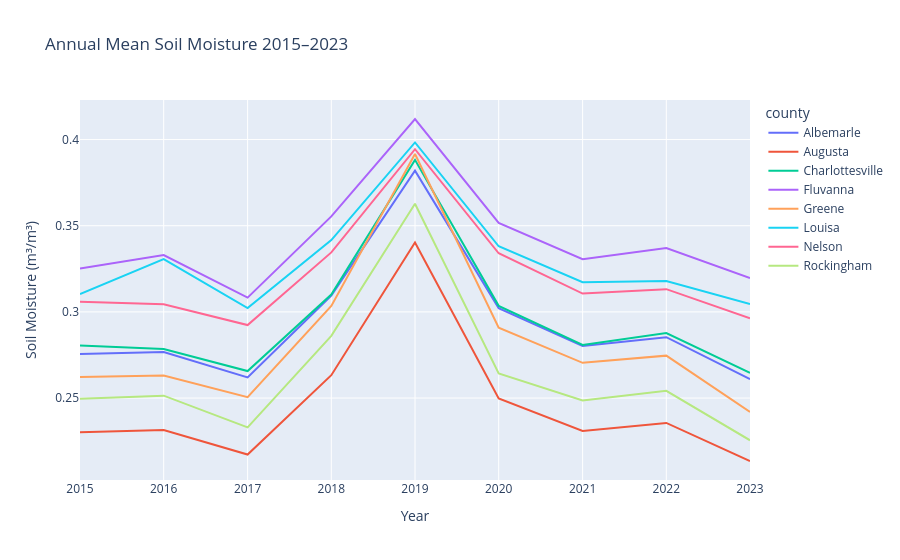

Notebook code for this chart:
### Code cell
import plotly.express as px
import plotly.io as pio

CONTENT_TYPES = {
    ".json": "application/json",
    ".csv":  "text/csv",
    ".png":  "image/png",
    ".html": "text/html",
}

# ── Chart A: SMAP Soil Moisture Time Series ───────────────────────────────────
fig_smap = px.line(
    smap_df,
    x      = "date",
    y      = "sm_mean_m3m3",
    color  = "county",
    title  = "Annual Mean Soil Moisture 2015–2023",
    labels = {"sm_mean_m3m3": "Soil Moisture (m³/m³)", "date": "Year"},
)
pio.write_json(fig_smap,   f"{OUTPUT_DIR}/smap_timeseries.json")
fig_smap.write_image(      f"{OUTPUT_DIR}/smap_timeseries.png", width=900, height=450)
fig_smap.show()

# ── Chart B: Canopy Cover Comparison Bar Chart ────────────────────────────────
fig_canopy = px.bar(
    canopy_df,
    x       = "jurisdiction",
    y       = ["canopy_2015_pct", "canopy_2020_pct"],
    barmode = "group",
    title   = "Tree Canopy Cover (%) — 2015/2016 vs 2020",
    labels  = {"value": "Canopy Cover (%)", "variable": "Year"},
)
pio.write_json(fig_canopy, f"{OUTPUT_DIR}/canopy_cover_bar.json")
fig_canopy.write_image(    f"{OUTPUT_DIR}/canopy_cover_bar.png", width=900, height=450)
fig_canopy.show()

# ── Export CSVs and JSONs ─────────────────────────────────────────────────────
smap_df.to_csv(   f"{OUTPUT_DIR}/smap_annual_means.csv",  index=False)
#smap_df.to_json(  f"{OUTPUT_DIR}/smap_annual_means.json", orient="records", indent=2)
smap_df_export = smap_df.copy()
smap_df_export["date"] = smap_df_export["date"].dt.strftime("%Y-%m-%d")
smap_df_export.to_json(f"{OUTPUT_DIR}/smap_annual_means.json", orient="records", indent=2)

canopy_df.to_csv( f"{OUTPUT_DIR}/canopy_summary.csv",     index=False)
canopy_df.to_json(f"{OUTPUT_DIR}/canopy_summary.json",    orient="records", indent=2)

metadata = {
    "project_title" : "Central Virginia Tree Canopy Change Detection",
    "last_updated"  : pd.Timestamp.now().strftime("%Y-%m-%d"),
    "smap_years"    : sorted(smap_df["year"].unique().tolist()),
    "jurisdictions" : sorted(canopy_df["jurisdiction"].tolist()),
}
with open(f"{OUTPUT_DIR}/metadata.json", "w") as f:
    json.dump(metadata, f, indent=2)

# ── Upload all exports to S3 ──────────────────────────────────────────────────
uploaded = []
for fname in os.listdir(OUTPUT_DIR):
    fpath = os.path.join(OUTPUT_DIR, fname)
    if os.path.isfile(fpath):
        ext = os.path.splitext(fname)[1].lower()
        content_type = CONTENT_TYPES.get(ext, "application/octet-stream")
        s3_key = EXPORT_PREFIX + fname
        s3.upload_file(
            fpath, BUCKET, s3_key,
            ExtraArgs={"ContentType": content_type}
        )
        uploaded.append(s3_key)

        # Place generated data into React App Data Location
        s3_reacy_app_key = REACT_APP_DATA_BUCKET_EXPORT_PREFIX + fname
        s3.upload_file(
            fpath, REACT_APP_DATA_BUCKET, s3_key,
            ExtraArgs={"ContentType": content_type}
        )
        uploaded.append(s3_reacy_app_key)

        #s3_key = REACT_APP_DATA_BUCKET_EXPORT_PREFIX + fname
        #s3.upload_file(fpath, BUCKET, s3_key)
        #uploaded.append(s3_key)
        print(f"  Uploaded: s3://{BUCKET}/{s3_key}")
        print(f"  Uploaded: s3://{REACT_APP_DATA_BUCKET}/{s3_reacy_app_key}")

print(f"\nAll exports complete. {len(uploaded)} files uploaded to S3.")

### Figure 1 — Plotly figure (JSON) as saved in the notebook; plotly's stock layout.template omitted (floating-point values rounded to 4 significant figures)
{"data": [{"hovertemplate": "county=Albemarle<br>Year=%{x}<br>Soil Moisture (m³/m³)=%{y}<extra></extra>", "legendgroup": "Albemarle", "line": {"color": "#636efa", "dash": "solid"}, "marker": {"symbol": "circle"}, "mode": "lines", "name": "Albemarle", "orientation": "v", "showlegend": true, "type": "scatter", "x": ["2015-01-01T00:00:00", "2016-01-01T00:00:00", "2017-01-01T00:00:00", "2018-01-01T00:00:00", "2019-01-01T00:00:00", "2020-01-01T00:00:00", "2021-01-01T00:00:00", "2022-01-01T00:00:00", "2023-01-01T00:00:00"], "xaxis": "x", "y": [0.2755, 0.2767, 0.262, 0.3095, 0.382, 0.3022, 0.2801, 0.2853, 0.2609], "yaxis": "y"}, {"hovertemplate": "county=Augusta<br>Year=%{x}<br>Soil Moisture (m³/m³)=%{y}<extra></extra>", "legendgroup": "Augusta", "line": {"color": "#EF553B", "dash": "solid"}, "marker": {"symbol": "circle"}, "mode": "lines", "name": "Augusta", "orientation": "v", "showlegend": true, "type": "scatter", "x": ["2015-01-01T00:00:00", "2016-01-01T00:00:00", "2017-01-01T00:00:00", "2018-01-01T00:00:00", "2019-01-01T00:00:00", "2020-01-01T00:00:00", "2021-01-01T00:00:00", "2022-01-01T00:00:00", "2023-01-01T00:00:00"], "xaxis": "x", "y": [0.2301, 0.2315, 0.2172, 0.2633, 0.3403, 0.2497, 0.2309, 0.2356, 0.2135], "yaxis": "y"}, {"hovertemplate": "county=Charlottesville<br>Year=%{x}<br>Soil Moisture (m³/m³)=%{y}<extra></extra>", "legendgroup": "Charlottesville", "line": {"color": "#00cc96", "dash": "solid"}, "marker": {"symbol": "circle"}, "mode": "lines", "name": "Charlottesville", "orientation": "v", "showlegend": true, "type": "scatter", "x": ["2015-01-01T00:00:00", "2016-01-01T00:00:00", "2017-01-01T00:00:00", "2018-01-01T00:00:00", "2019-01-01T00:00:00", "2020-01-01T00:00:00", "2021-01-01T00:00:00", "2022-01-01T00:00:00", "2023-01-01T00:00:00"], "xaxis": "x", "y": [0.2805, 0.2784, 0.2656, 0.31, 0.3882, 0.3035, 0.2809, 0.2877, 0.2646], "yaxis": "y"}, {"hovertemplate": "county=Fluvanna<br>Year=%{x}<br>Soil Moisture (m³/m³)=%{y}<extra></extra>", "legendgroup": "Fluvanna", "line": {"color": "#ab63fa", "dash": "solid"}, "marker": {"symbol": "circle"}, "mode": "lines", "name": "Fluvanna", "orientation": "v", "showlegend": true, "type": "scatter", "x": ["2015-01-01T00:00:00", "2016-01-01T00:00:00", "2017-01-01T00:00:00", "2018-01-01T00:00:00", "2019-01-01T00:00:00", "2020-01-01T00:00:00", "2021-01-01T00:00:00", "2022-01-01T00:00:00", "2023-01-01T00:00:00"], "xaxis": "x", "y": [0.3252, 0.333, 0.3083, 0.3554, 0.4119, 0.3516, 0.3306, 0.3371, 0.3197], "yaxis": "y"}, {"hovertemplate": "county=Greene<br>Year=%{x}<br>Soil Moisture (m³/m³)=%{y}<extra></extra>", "legendgroup": "Greene", "line": {"color": "#FFA15A", "dash": "solid"}, "marker": {"symbol": "circle"}, "mode": "lines", "name": "Greene", "orientation": "v", "showlegend": true, "type": "scatter", "x": ["2015-01-01T00:00:00", "2016-01-01T00:00:00", "2017-01-01T00:00:00", "2018-01-01T00:00:00", "2019-01-01T00:00:00", "2020-01-01T00:00:00", "2021-01-01T00:00:00", "2022-01-01T00:00:00", "2023-01-01T00:00:00"], "xaxis": "x", "y": [0.2622, 0.263, 0.2505, 0.3034, 0.3916, 0.2909, 0.2704, 0.2746, 0.242], "yaxis": "y"}, {"hovertemplate": "county=Louisa<br>Year=%{x}<br>Soil Moisture (m³/m³)=%{y}<extra></extra>", "legendgroup": "Louisa", "line": {"color": "#19d3f3", "dash": "solid"}, "marker": {"symbol": "circle"}, "mode": "lines", "name": "Louisa", "orientation": "v", "showlegend": true, "type": "scatter", "x": ["2015-01-01T00:00:00", "2016-01-01T00:00:00", "2017-01-01T00:00:00", "2018-01-01T00:00:00", "2019-01-01T00:00:00", "2020-01-01T00:00:00", "2021-01-01T00:00:00", "2022-01-01T00:00:00", "2023-01-01T00:00:00"], "xaxis": "x", "y": [0.3103, 0.3306, 0.3023, 0.3417, 0.3983, 0.3381, 0.3172, 0.318, 0.3046], "yaxis": "y"}, {"hovertemplate": "county=Nelson<br>Year=%{x}<br>Soil Moisture (m³/m³)=%{y}<extra></extra>", "legendgroup": "Nelson", "line": {"color": "#FF6692", "dash": "solid"}, "marker": {"symbol": "circle"}, "mode": "lines", "name": "Nelson", "orientation": "v", "showlegend": true, "type": "scatter", "x": ["2015-01-01T00:00:00", "2016-01-01T00:00:00", "2017-01-01T00:00:00", "2018-01-01T00:00:00", "2019-01-01T00:00:00", "2020-01-01T00:00:00", "2021-01-01T00:00:00", "2022-01-01T00:00:00", "2023-01-01T00:00:00"], "xaxis": "x", "y": [0.3059, 0.3044, 0.2923, 0.3345, 0.3944, 0.334, 0.3106, 0.3132, 0.2963], "yaxis": "y"}, {"hovertemplate": "county=Rockingham<br>Year=%{x}<br>Soil Moisture (m³/m³)=%{y}<extra></extra>", "legendgroup": "Rockingham", "line": {"color": "#B6E880", "dash": "solid"}, "marker": {"symbol": "circle"}, "mode": "lines", "name": "Rockingham", "orientation": "v", "showlegend": true, "type": "scatter", "x": ["2015-01-01T00:00:00", "2016-01-01T00:00:00", "2017-01-01T00:00:00", "2018-01-01T00:00:00", "2019-01-01T00:00:00", "2020-01-01T00:00:00", "2021-01-01T00:00:00", "2022-01-01T00:00:00", "2023-01-01T00:00:00"], "xaxis": "x", "y": [0.2495, 0.2514, 0.233, 0.2861, 0.3627, 0.2642, 0.2486, 0.2542, 0.2255], "yaxis": "y"}], "layout": {"legend": {"title": {"text": "county"}, "tracegroupgap": 0}, "title": {"text": "Annual Mean Soil Moisture 2015–2023"}, "xaxis": {"anchor": "y", "domain": [0, 1], "title": {"text": "Year"}}, "yaxis": {"anchor": "x", "domain": [0, 1], "title": {"text": "Soil Moisture (m³/m³)"}}}}
